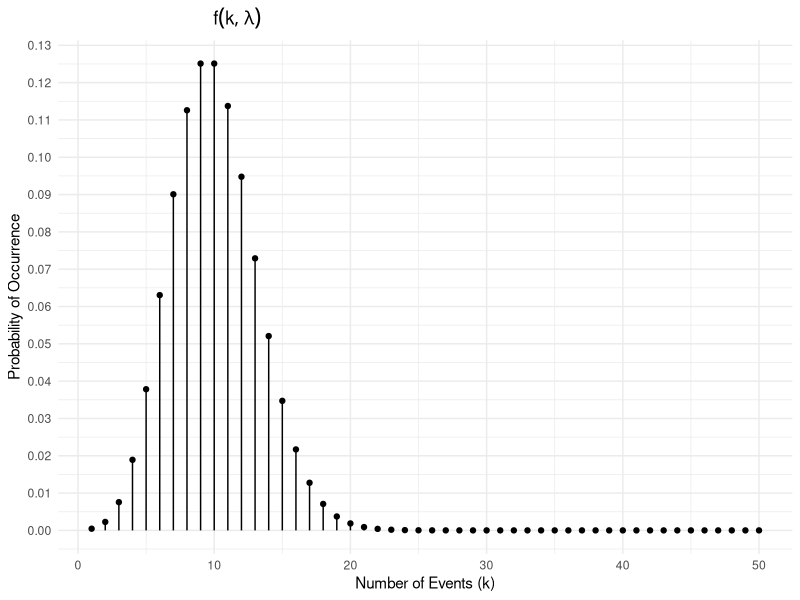

This figure's R source:
# Load necessary library
library(ggplot2)

# Define the Poisson PMF function
poisson_pmf <- function(k, lambda) {
  (lambda^k * exp(-lambda)) / factorial(k)
}

# Define parameters
lambda <- 10
k_values <- 1:50

# Compute PMF values for each k
pmf_values <- sapply(k_values, poisson_pmf, lambda = lambda)

# Create a data frame for plotting
data <- data.frame(k = k_values, PMF = pmf_values)

# Plot the PMF using ggplot2 with vertical lines and detailed axis labels
ggplot(data, aes(x = k, y = PMF)) +
  geom_point() +
  geom_segment(aes(x = k, xend = k, y = 0, yend = PMF)) +
  labs(title = expression(paste("                               ", f(k, lambda))),
       x = "Number of Events (k)",
       y = "Probability of Occurrence") +
  scale_y_continuous(breaks = seq(0, 0.5, by = 0.01)) +
  theme_minimal()
